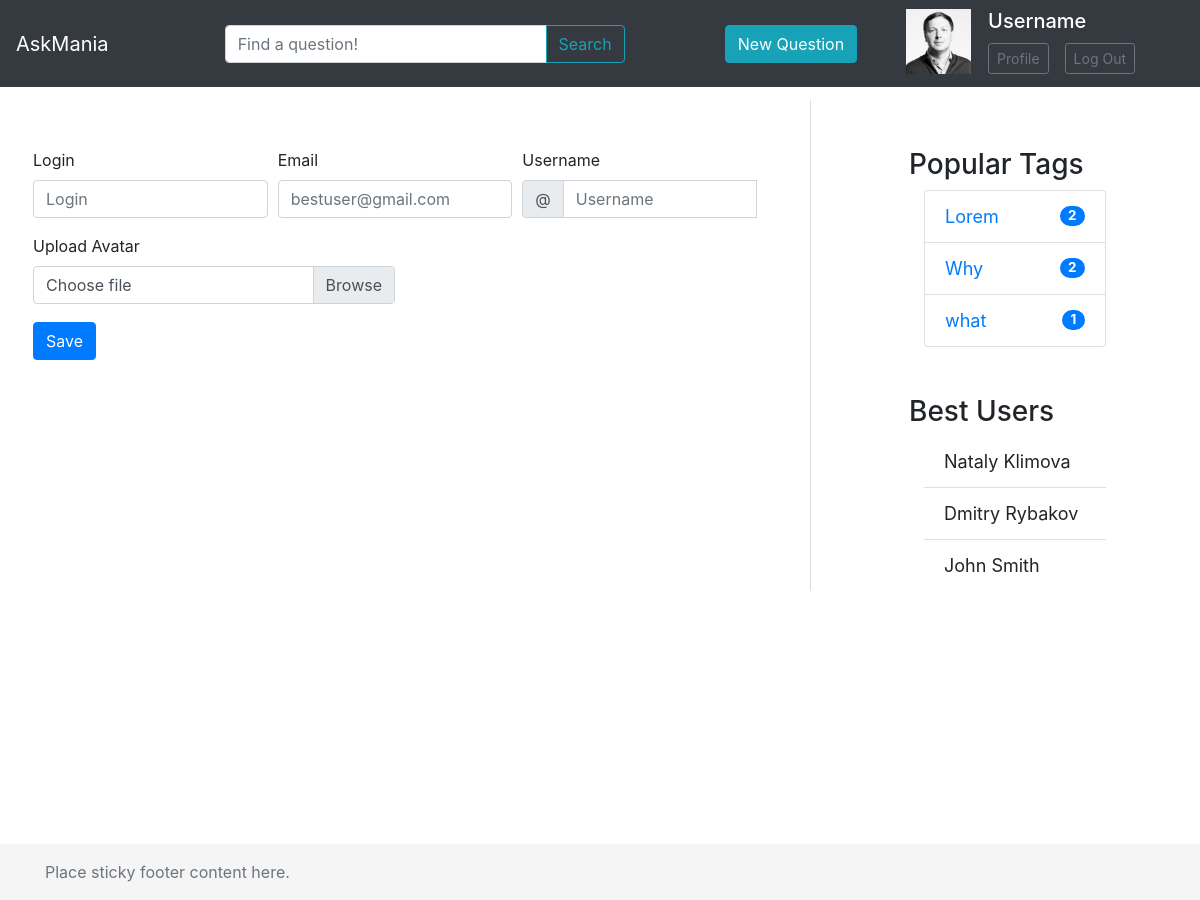
/settings/, run on the app's committed database.
### question/models.py (models this page shows, shortened)
class TopTag(models.Model):
    name = models.CharField(max_length=15, verbose_name='Name')
    amount = models.IntegerField(max_length=255, default=0)
    class Meta:
        verbose_name = "TopTag"
        verbose_name_plural = "TopTags"

class Profile(models.Model):
    login = models.CharField(max_length=255, verbose_name='Login')
    name = models.CharField(max_length=255, verbose_name='Name')
    rating = models.IntegerField(default=0, verbose_name='Rating')
    birthday = models.DateField(default=now(), verbose_name='Birthday')
    email = models.EmailField(verbose_name="Email")
    avatar = models.ImageField(verbose_name="Avatar")
    class Meta:
        verbose_name = "Profile"
        verbose_name_plural = "Profile"

### question/views.py (the view)
# urls.py: path('settings/', question_views.settings, name='settings'),
def settings(request):
    questions = models.Question.objects.all()
    users = models.Profile.objects.all()
    tags = models.Tag.objects.all()
    top_tags = models.TopTag.objects.all()
    return render(request, "question/settings.html",
                  {"Tags": tags, "Questions": questions, "Users": users, "TopTags": top_tags})

### question/templates/question/settings.html (shortened to what this page needs)
{% extends "question/base.html" %}
{% block questions %}
    <div class="p-5">
        <form class="needs-validation" novalidate>
            <div class="form-row">
                <div class="col-md-4 mb-3">
                    <label for="validationCustom01">Login</label>
                    <input type="text" class="form-control" id="validationCustom01" placeholder="Login"
                           required>
                </div>
                <div class="col-md-4 mb-3">
                    <label for="validationCustom02">Email</label>
                    <input type="email" class="form-control" id="validationCustom02" placeholder="bestuser@gmail.com"
                           required>
                </div>
                <div class="col-md-4 mb-3">
                    <label for="validationCustomUsername">Username</label>
                    <div class="input-group">
                        <div class="input-group-prepend">
                            <span class="input-group-text" id="inputGroupPrepend">@</span>
                        </div>
                        <input type="text" class="form-control" id="validationCustomUsername" placeholder="Username"
                               aria-describedby="inputGroupPrepend" required>
                    </div>
                </div>
            </div>
            <div class="mb-2">Upload Avatar</div>
            <div class="col-md-6 pl-0  ">
                <label class="custom-file-label" for="validationCustom05">Choose file</label>
            </div>
            <button class="btn btn-primary" type="submit">Save</button>
        </form>
    </div>
{% endblock %}

### question/templates/question/base.html (shortened to what this page needs)
<!doctype html>
<html lang="en">
<head>
    {% load static %}
    <link rel="stylesheet" href="{% static 'css/bootstrap.min.css' %}">
    <link rel="stylesheet" href="{% static 'css/my-styles.css' %}">
</head>
<body>
<header>
    <nav class="navbar navbar-expand-md navbar-dark fixed-top bg-dark">
        <a class="navbar-brand" id="rer" href="{% url 'base' %}">AskMania</a>
        <div class="input-group mr-5 max-size-100 mx-auto">
            <input type="text" class="form-control" placeholder="Find a question!" aria-label="Recipient's username"
                   aria-describedby="button-addon2">
            <div class="input-group-append">
                <button class="btn btn-outline-info" type="button" id="button-addon2">Search</button>
            </div>
        </div>
        <a href="{% url 'new_question' %}">
            <button type="button" class="btn btn-info mr-5">New Question</button>
        </a>
        <table class="mb-1 max-size-50 mr-5">
            <tr>
                <td class="pr-3" rowspan="2"><img
                        src="{% static 'img/grishin.jpg.768x768_q95_box-712,0,2249,1537_crop_detail.jpg' %}"
                        width="65px" height="65px" alt="we"/>
                </td>
                <td><h5 class="no-wrap" style="color: white">Username</h5></td>
            </tr>
            <tr>
                <td>
                    <ul class="navbar-nav">
                        <li class="nav-item mr-2">
                            <button type="button" class="btn btn-outline-secondary btn-sm">Profile</button>
                        </li>
                        <li class="nav-item ml-2">
                            <button type="button" class="btn btn-outline-secondary btn-sm no-wrap">Log Out</button>
                        </li>
                    </ul>
                </td>
            </tr>
        </table>
    </nav>
</header>
<div class="row main-content">
    <div class="col-8 p-0">
        {% block questions %}{% endblock %}
    </div>
    <div class="col-3 px-5">
        <div class="pt-5">
            <h3>Popular Tags</h3>
            <div class="container my-container">
                <ul class="list-group">
                    {% for k in TopTags %}
                        <li class="list-group-item d-flex justify-content-between align-items-center">
                            <a href="{% url "questions_tag" k.name Questions.number %}">
                                {{ k.name }}
                            </a>
                            <span class="badge badge-primary badge-pill">{{ k.amount }}</span>
                        </li>
                    {% endfor %}
                </ul>
            </div>
            <h3 class="mt-5">Best Users</h3>
            <div class="container my-container">
                <ul class="list-group list-group-flush">
                    {% for user in Users %}
                        <li class="list-group-item">{{ user.name }}</li>
                    {% endfor %}
                </ul>
            </div>
        </div>
    </div>
</div>
<footer class="footer mt-auto py-3">
    <div class="container">
        <span class="text-muted">Place sticky footer content here.</span>
    </div>
</footer>
</body>
</html>

### question/static/css/my-styles.css (style rules this page uses)
html { height: 100%; }
body { overflow-x: hidden; min-height: 100%; position: relative; margin: 0; }
footer { background-color: #f5f5f5; position: absolute; bottom: 0; width: 100%; }
.main-content { margin-top: 100px; padding-bottom: 100px; }
.no-wrap { white-space: nowrap; }
.max-size-100 { width: 400px; }
.max-size-50 { width: 200px; }
.my-container { font-size: large; }

### data on the page
TopTag: name "Lorem", amount "2"
TopTag: name "Why", amount "2"
TopTag: name "what", amount "1"
Profile: name "Nataly Klimova"
Profile: name "Dmitry Rybakov"
Profile: name "John Smith"
